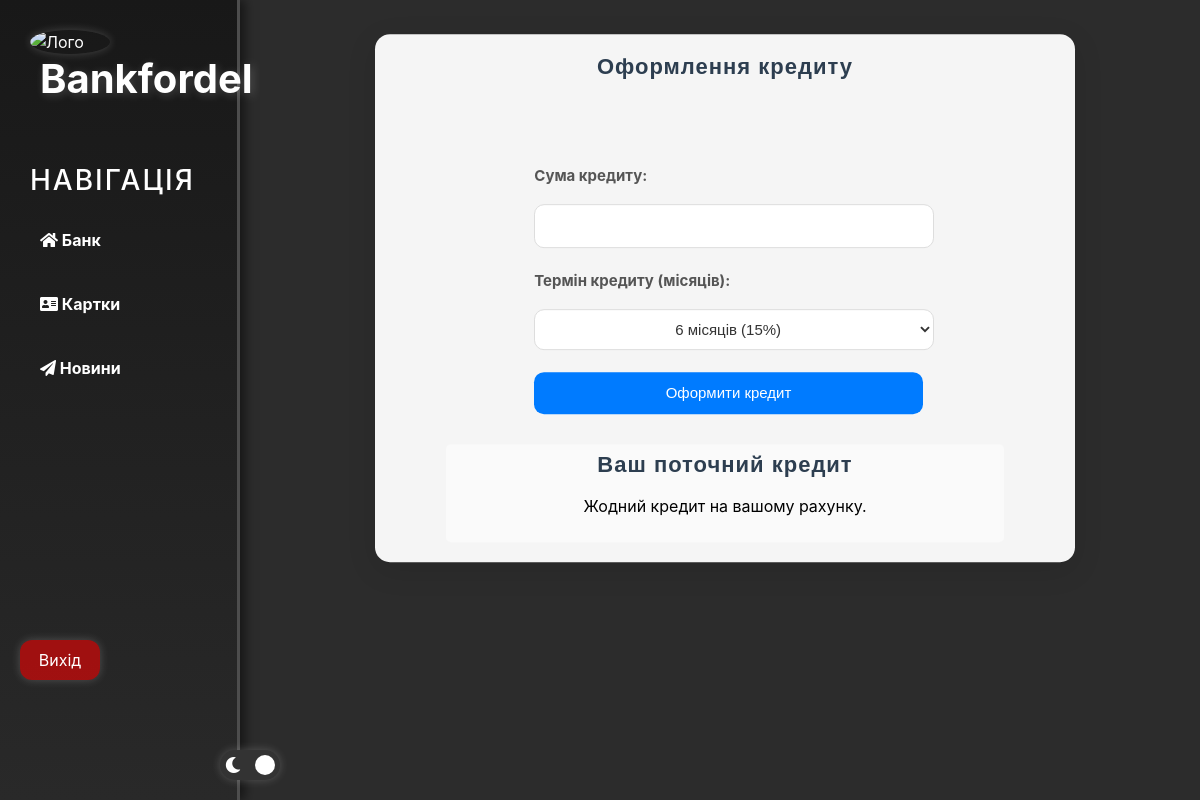
The page /cards/13/credit/add_credit/ (signed in) on the database as committed earlier.
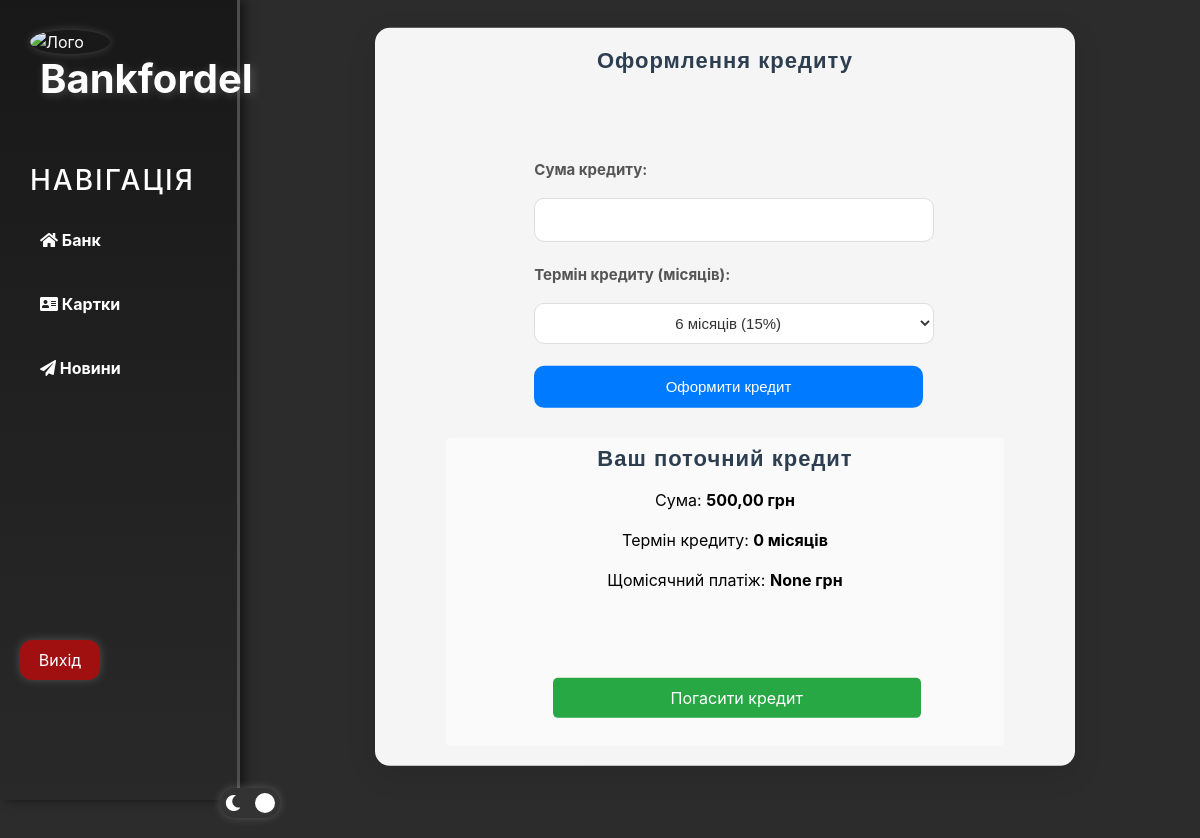
The same page on the database as committed later.
### site_auth/models.py (models this page shows, shortened)
class CustomUser(AbstractUser):
    email = models.EmailField(unique=True)
    verification_code = models.CharField(max_length=6, blank=True, null=True)
    credit_balance = models.DecimalField(max_digits=10, decimal_places=2, default=0.00)

### cards/views.py (the view, shortened to what this page needs)
# urls.py: path('<int:pk>/credit/add_credit/', views.credit_view, name='add_credit'),
@login_required
def credit_view(request, pk):
    card = get_object_or_404(BankCard, pk=pk, user=request.user)
    user = request.user
    credit_term = request.session.get("credit_term", 0)
    monthly_payment = request.session.get("monthly_payment", None)
    return render(request, "cards/credit_plus.html", {
        "card": card,
        "user": user,
        "monthly_payment": monthly_payment,
        "credit_term": credit_term
    })

### templates/cards/credit_plus.html (shortened to what this page needs)
{% extends 'layout.html' %}
{% load static %}
{% block content %}
<link rel="stylesheet" href="{% static 'cards/css/add_credit.css' %}">
<a href="{% url 'cards:card' pk=card.pk %}" class="back-button">← Назад</a>
<div class="credit-wrapper">
    <div class="credit-container">
        <h2 class="credit-header">Оформлення кредиту</h2>
        <form method="post" class="credit-form">
            <label for="credit-amount" class="credit-form-label">Сума кредиту:</label>
            <input type="number" id="credit-amount" name="credit_amount" class="credit-input-field" min="500" max="50000" step="500" required>
            <label for="credit-term" class="credit-form-label">Термін кредиту (місяців):</label>
            <select id="credit-term" name="credit_term" class="credit-input-field">
                <option value="6">6 місяців (15%)</option>
            </select>
            <button type="submit" name="take_credit" class="credit-submit-button">Оформити кредит</button>
        </form>
        <div class="current-credit">
            <h3 class="credit-header">Ваш поточний кредит</h3>
            {% if user.credit_balance > 0 %}
                <p class="credit-term">Сума: <strong>{{ user.credit_balance }} грн</strong></p>
                <p class="credit-info">Термін кредиту: <strong>{{ credit_term }} місяців</strong></p>
                <p class="credit-info">Щомісячний платіж: <strong>{{ monthly_payment }} грн</strong></p>
                <form method="post">
                    <button type="submit" name="repay_credit" class="credit-repay-button">Погасити кредит</button>
                </form>
            {% else %}
                <p class="credit-info">Жодний кредит на вашому рахунку.</p>
            {% endif %}
        </div>
    </div>
</div>
{% endblock %}

Rows that differ between the two databases and show on the page:
now on this page (row edited): CustomUser: credit_balance "500,00"
changed CustomUser: credit_balance 0 → 500 (drawn)
Other text that changed with them:
{{ credit_term }}: (not shown) → "0"
{{ monthly_payment }}: (not shown) → "None"
text no longer shown: "Жодний кредит на вашому рахунку."
text now shown: "Сума: грн Термін кредиту: місяців Щомісячний платіж: грн Погасити кредит"
